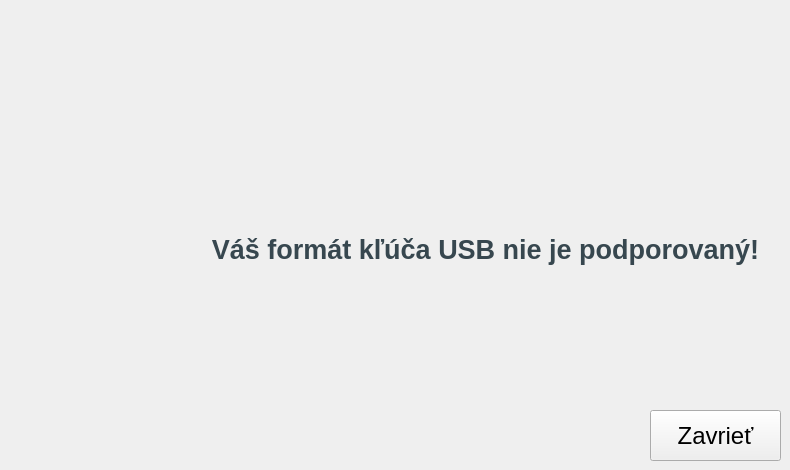
    <widget class="QWidget" name="exception_view">
     <property name="styleSheet">
      <string notr="true">#btn_restart_exceptionView {
	background-color: transparent;
}</string>
     </property>
     <widget class="QLabel" name="img_exception">
      <property name="geometry">
       <rect>
        <x>90</x>
        <y>200</y>
        <width>100</width>
        <height>100</height>
       </rect>
      </property>
      <property name="styleSheet">
       <string notr="true">border-image: url(:/resources/assets/icons/warning.png);</string>
      </property>
      <property name="text">
       <string/>
      </property>
      <property name="alignment">
       <set>Qt::AlignmentFlag::AlignCenter</set>
      </property>
     </widget>
     <widget class="QLabel" name="label_7">
      <property name="geometry">
       <rect>
        <x>0</x>
        <y>0</y>
        <width>80</width>
        <height>80</height>
       </rect>
      </property>
      <property name="styleSheet">
       <string notr="true">image: url(:/resources/assets/USBGuardian.png);</string>
      </property>
      <property name="text">
       <string/>
      </property>
      <property name="alignment">
       <set>Qt::AlignmentFlag::AlignCenter</set>
      </property>
     </widget>
     <widget class="QPushButton" name="btn_restart_exceptionView">
      <property name="geometry">
       <rect>
        <x>740</x>
        <y>10</y>
        <width>32</width>
        <height>32</height>
       </rect>
      </property>
      <property name="maximumSize">
       <size>
        <width>32</width>
        <height>32</height>
       </size>
      </property>
      <property name="styleSheet">
       <string notr="true">border-image: url(:/resources/assets/icons/power.png);</string>
      </property>
      <property name="text">
       <string/>
      </property>
      <property name="flat">
       <bool>true</bool>
      </property>
     </widget>
     <widget class="QPushButton" name="btn_close_exceptionView">
      <property name="geometry">
       <rect>
        <x>650</x>
        <y>410</y>
        <width>131</width>
        <height>51</height>
       </rect>
      </property>
      <property name="font">
       <font>
        <pointsize>18</pointsize>
       </font>
      </property>
      <property name="autoFillBackground">
       <bool>false</bool>
      </property>
      <property name="text">
       <string>Zavrieť</string>
      </property>
      <property name="checkable">
       <bool>false</bool>
      </property>
      <property name="flat">
       <bool>false</bool>
      </property>
     </widget>
     <widget class="QLabel" name="label_exception_title">
      <property name="geometry">
       <rect>
        <x>200</x>
        <y>210</y>
        <width>571</width>
        <height>78</height>
       </rect>
      </property>
      <property name="font">
       <font>
        <pointsize>20</pointsize>
        <bold>true</bold>
       </font>
      </property>
      <property name="styleSheet">
       <string notr="true">color: rgb(55, 71, 79);</string>
      </property>
      <property name="text">
       <string>Váš formát kľúča USB nie je podporovaný!</string>
      </property>
      <property name="alignment">
       <set>Qt::AlignmentFlag::AlignCenter</set>
      </property>
      <property name="wordWrap">
       <bool>true</bool>
      </property>
     </widget>
    </widget>
